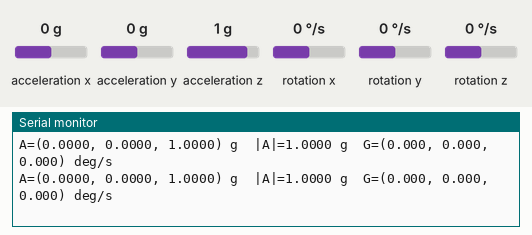
Recording of a sketch running on a simulated ESP32. Parts: the last lines printed to the serial monitor. Wiring (inferred from the names in the program): MPU-6050 motion sensor at I2C address 0x68. The test bench sets the inputs (shaded band); at power-on: acceleration x 0 g, acceleration y 0 g, acceleration z 1 g, rotation x 0 °/s, rotation y 0 °/s, rotation z 0 °/s.

Above: at 3.0 s.
3.1 s: acceleration x set to -1.4 g
At 3.3 s:
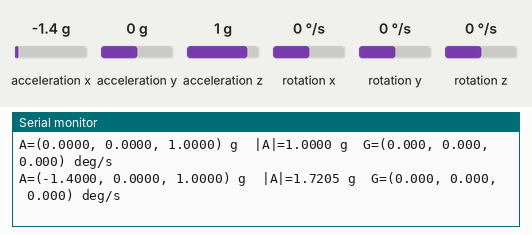
4.6 s: acceleration y set to -1.4 g
At 4.76 s:
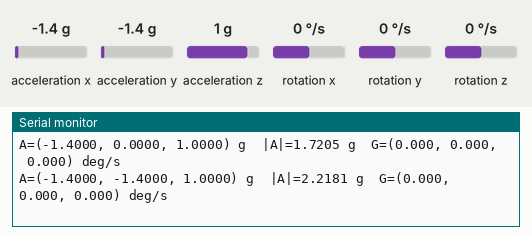
6.1 s: acceleration z set to -1.4 g
At 6.14 s:
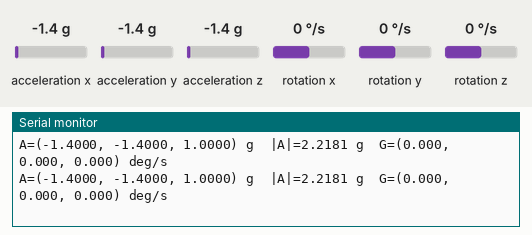
7.6 s: rotation x set to -192 °/s
At 7.65 s:
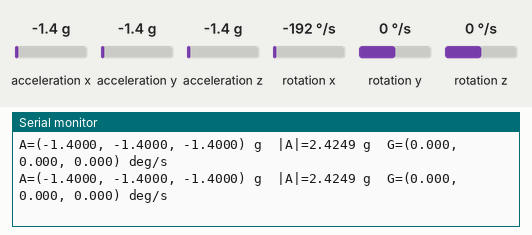
9.1 s: rotation y set to -192 °/s
At 9.15 s:
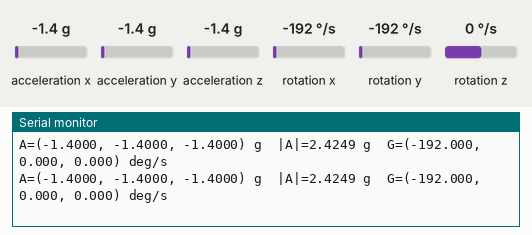
Timing chart, 0 to 12.1 s (numbered marks = the images above; inputs shaded):
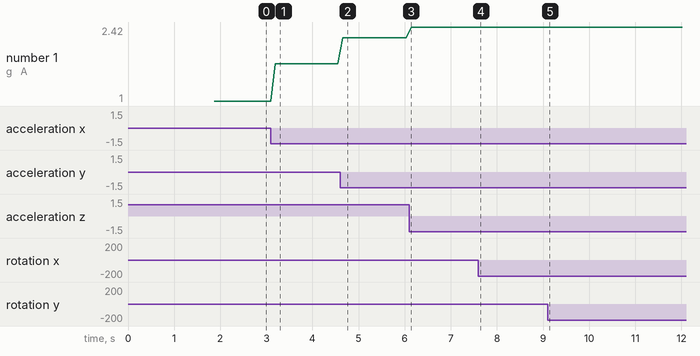

The sketch:

01_raw_characterization.ino
```cpp
#include <Arduino.h>
#include <Wire.h>
#include <math.h>

// ============================================================
// Disha-Rakshak
// Foot IMU Test 01 - Raw Sensor Characterization
//
// PURPOSE:
//   Measure the raw behaviour of the IMU before applying
//   calibration, filtering, orientation estimation or ZUPT.
//
// WHAT THIS TEST TELLS US:
//   1. WHO_AM_I value
//   2. Raw accelerometer behaviour
//   3. Raw gyroscope behaviour
//   4. Accelerometer magnitude
//   5. Mean stationary gyro bias
//   6. Accelerometer and gyroscope noise
//
// DO NOT MOVE THE SENSOR during the statistics window.
// ============================================================

constexpr uint8_t IMU_ADDRESS = 0x68;

constexpr int SDA_PIN = 21;
constexpr int SCL_PIN = 22;

constexpr uint32_t I2C_CLOCK_HZ = 100000;

// MPU6050/compatible default ranges:
//
// Accelerometer: +/-2 g
// Gyroscope:     +/-250 degrees/second
constexpr float ACCEL_SCALE = 16384.0f;
constexpr float GYRO_SCALE = 131.0f;

// 100 Hz
constexpr uint32_t SAMPLE_INTERVAL_US = 10000;

// Print raw sample every 100 ms so Serial Monitor remains readable.
constexpr uint32_t PRINT_INTERVAL_MS = 100;

// Calculate stationary statistics across 1000 samples.
// At 100 Hz this is approximately 10 seconds.
constexpr int STAT_SAMPLE_COUNT = 1000;

// ============================================================
// Raw IMU structure
// ============================================================

struct RawImu {
    int16_t ax;
    int16_t ay;
    int16_t az;

    int16_t gx;
    int16_t gy;
    int16_t gz;
};

// ============================================================
// Running statistics
//
// Uses Welford's algorithm so we do not need to store every
// sample in memory.
// ============================================================

struct RunningStats {
    uint32_t count = 0;

    double mean = 0.0;
    double m2 = 0.0;

    float minimum = INFINITY;
    float maximum = -INFINITY;

    void reset() {
        count = 0;
        mean = 0.0;
        m2 = 0.0;

        minimum = INFINITY;
        maximum = -INFINITY;
    }

    void add(float value) {

        count++;

        const double delta =
            static_cast<double>(value) - mean;

        mean += delta / count;

        const double delta2 =
            static_cast<double>(value) - mean;

        m2 += delta * delta2;

        if (value < minimum) {
            minimum = value;
        }

        if (value > maximum) {
            maximum = value;
        }
    }

    float standardDeviation() const {

        if (count < 2) {
            return 0.0f;
        }

        return sqrt(
            m2 /
            static_cast<double>(count - 1)
        );
    }
};

// ============================================================
// Statistics
// ============================================================

RunningStats axStats;
RunningStats ayStats;
RunningStats azStats;

RunningStats gxStats;
RunningStats gyStats;
RunningStats gzStats;

RunningStats accelMagnitudeStats;

// ============================================================
// Timing
// ============================================================

uint32_t lastSampleMicros = 0;
uint32_t lastPrintMillis = 0;

int statisticsSamples = 0;

// ============================================================
// I2C helpers
// ============================================================

bool writeRegister(
    uint8_t registerAddress,
    uint8_t value
) {
    Wire.beginTransmission(IMU_ADDRESS);

    Wire.write(registerAddress);
    Wire.write(value);

    return Wire.endTransmission(true) == 0;
}

bool readRegister(
    uint8_t registerAddress,
    uint8_t &value
) {
    Wire.beginTransmission(IMU_ADDRESS);

    Wire.write(registerAddress);

    if (Wire.endTransmission(false) != 0) {
        return false;
    }

    if (
        Wire.requestFrom(
            static_cast<uint16_t>(IMU_ADDRESS),
            static_cast<uint8_t>(1),
            true
        ) != 1
    ) {
        return false;
    }

    value = Wire.read();

    return true;
}

// ============================================================
// Read accelerometer and gyroscope
// ============================================================

bool readRawImu(RawImu &raw) {

    Wire.beginTransmission(IMU_ADDRESS);

    Wire.write(0x3B);

    if (Wire.endTransmission(false) != 0) {
        return false;
    }

    constexpr uint8_t BYTE_COUNT = 14;

    if (
        Wire.requestFrom(
            static_cast<uint16_t>(IMU_ADDRESS),
            BYTE_COUNT,
            true
        ) != BYTE_COUNT
    ) {
        return false;
    }

    raw.ax =
        static_cast<int16_t>(
            (Wire.read() << 8) |
            Wire.read()
        );

    raw.ay =
        static_cast<int16_t>(
            (Wire.read() << 8) |
            Wire.read()
        );

    raw.az =
        static_cast<int16_t>(
            (Wire.read() << 8) |
            Wire.read()
        );

    // Skip temperature.
    Wire.read();
    Wire.read();

    raw.gx =
        static_cast<int16_t>(
            (Wire.read() << 8) |
            Wire.read()
        );

    raw.gy =
        static_cast<int16_t>(
            (Wire.read() << 8) |
            Wire.read()
        );

    raw.gz =
        static_cast<int16_t>(
            (Wire.read() << 8) |
            Wire.read()
        );

    return true;
}

// ============================================================
// IMU initialization
// ============================================================

bool initializeImu() {

    uint8_t whoAmI = 0;

    if (!readRegister(0x75, whoAmI)) {

        Serial.println(
            "[ERROR] Could not read WHO_AM_I"
        );

        return false;
    }

    Serial.print("[IMU] WHO_AM_I = 0x");

    if (whoAmI < 0x10) {
        Serial.print("0");
    }

    Serial.println(whoAmI, HEX);

    if (
        whoAmI != 0x68 &&
        whoAmI != 0x70
    ) {
        Serial.println(
            "[WARNING] Unexpected WHO_AM_I value"
        );
    }

    // Wake sensor.
    if (!writeRegister(0x6B, 0x00)) {
        return false;
    }

    delay(100);

    // +/-2 g
    if (!writeRegister(0x1C, 0x00)) {
        return false;
    }

    // +/-250 degrees/second
    if (!writeRegister(0x1B, 0x00)) {
        return false;
    }

    // Digital low-pass filtering.
    if (!writeRegister(0x1A, 0x03)) {
        return false;
    }

    return true;
}

// ============================================================
// Statistics
// ============================================================

void resetStatistics() {

    axStats.reset();
    ayStats.reset();
    azStats.reset();

    gxStats.reset();
    gyStats.reset();
    gzStats.reset();

    accelMagnitudeStats.reset();

    statisticsSamples = 0;
}

void printStatsLine(
    const char *name,
    const RunningStats &stats,
    const char *unit
) {
    Serial.print(name);

    Serial.print(" mean=");
    Serial.print(stats.mean, 6);

    Serial.print(" std=");
    Serial.print(
        stats.standardDeviation(),
        6
    );

    Serial.print(" min=");
    Serial.print(stats.minimum, 6);

    Serial.print(" max=");
    Serial.print(stats.maximum, 6);

    Serial.print(" ");
    Serial.println(unit);
}

void printStatistics() {

    Serial.println();
    Serial.println(
        "========================================"
    );

    Serial.println(
        "[STATISTICS] Stationary measurement"
    );

    Serial.println(
        "========================================"
    );

    printStatsLine(
        "Accel X:",
        axStats,
        "g"
    );

    printStatsLine(
        "Accel Y:",
        ayStats,
        "g"
    );

    printStatsLine(
        "Accel Z:",
        azStats,
        "g"
    );

    printStatsLine(
        "|Accel|:",
        accelMagnitudeStats,
        "g"
    );

    Serial.println();

    printStatsLine(
        "Gyro X:",
        gxStats,
        "deg/s"
    );

    printStatsLine(
        "Gyro Y:",
        gyStats,
        "deg/s"
    );

    printStatsLine(
        "Gyro Z:",
        gzStats,
        "deg/s"
    );

    Serial.println();

    Serial.println(
        "[INFO] Starting another 10-second statistics window."
    );

    Serial.println(
        "[INFO] Keep the module completely still."
    );

    Serial.println(
        "========================================"
    );

    Serial.println();

    resetStatistics();
}

// ============================================================
// Setup
// ============================================================

void setup() {

    Serial.begin(115200);

    delay(1500);

    Serial.println();
    Serial.println(
        "========================================"
    );

    Serial.println(
        "Disha-Rakshak Foot IMU Test 01"
    );

    Serial.println(
        "RAW SENSOR CHARACTERIZATION"
    );

    Serial.println(
        "========================================"
    );

    Serial.println();

    Wire.begin(
        SDA_PIN,
        SCL_PIN
    );

    Wire.setClock(
        I2C_CLOCK_HZ
    );

    delay(250);

    if (!initializeImu()) {

        Serial.println(
            "[FATAL] IMU initialization failed."
        );

        while (true) {
            delay(1000);
        }
    }

    resetStatistics();

    lastSampleMicros = micros();

    Serial.println();
    Serial.println(
        "[READY]"
    );

    Serial.println(
        "Place the foot module on a solid flat surface."
    );

    Serial.println(
        "Do not touch it for at least 10 seconds."
    );

    Serial.println();
}

// ============================================================
// Main loop
// ============================================================

void loop() {

    const uint32_t nowMicros = micros();

    if (
        nowMicros - lastSampleMicros <
        SAMPLE_INTERVAL_US
    ) {
        return;
    }

    lastSampleMicros += SAMPLE_INTERVAL_US;

    RawImu raw = {};

    if (!readRawImu(raw)) {

        Serial.println(
            "[ERROR] IMU read failed"
        );

        return;
    }

    const float ax =
        raw.ax / ACCEL_SCALE;

    const float ay =
        raw.ay / ACCEL_SCALE;

    const float az =
        raw.az / ACCEL_SCALE;

    const float gx =
        raw.gx / GYRO_SCALE;

    const float gy =
        raw.gy / GYRO_SCALE;

    const float gz =
        raw.gz / GYRO_SCALE;

    const float accelMagnitude =
        sqrtf(
            ax * ax +
            ay * ay +
            az * az
        );

    axStats.add(ax);
    ayStats.add(ay);
    azStats.add(az);

    gxStats.add(gx);
    gyStats.add(gy);
    gzStats.add(gz);

    accelMagnitudeStats.add(
        accelMagnitude
    );

    statisticsSamples++;

    const uint32_t nowMillis = millis();

    if (
        nowMillis - lastPrintMillis >=
        PRINT_INTERVAL_MS
    ) {

        lastPrintMillis = nowMillis;

        Serial.print("A=(");

        Serial.print(ax, 4);
        Serial.print(", ");

        Serial.print(ay, 4);
        Serial.print(", ");

        Serial.print(az, 4);

        Serial.print(") g");

        Serial.print("  |A|=");
        Serial.print(
            accelMagnitude,
            4
        );

        Serial.print(" g");

        Serial.print("  G=(");

        Serial.print(gx, 3);
        Serial.print(", ");

        Serial.print(gy, 3);
        Serial.print(", ");

        Serial.print(gz, 3);

        Serial.println(") deg/s");
    }

    if (
        statisticsSamples >=
        STAT_SAMPLE_COUNT
    ) {
        printStatistics();
    }
}
```

Measured:
- after the input at 3.1 s, the serial monitor: prints a new line after 0.09 s (image 1)
- after the input at 4.6 s, the serial monitor: prints a new line after 0.05 s (image 2)
- plotted number 1: 1 → 1.72 after the input at 3.1 s, 1.72 → 2.22 after the input at 4.6 s, 2.22 → 2.42 after the input at 6.1 s
